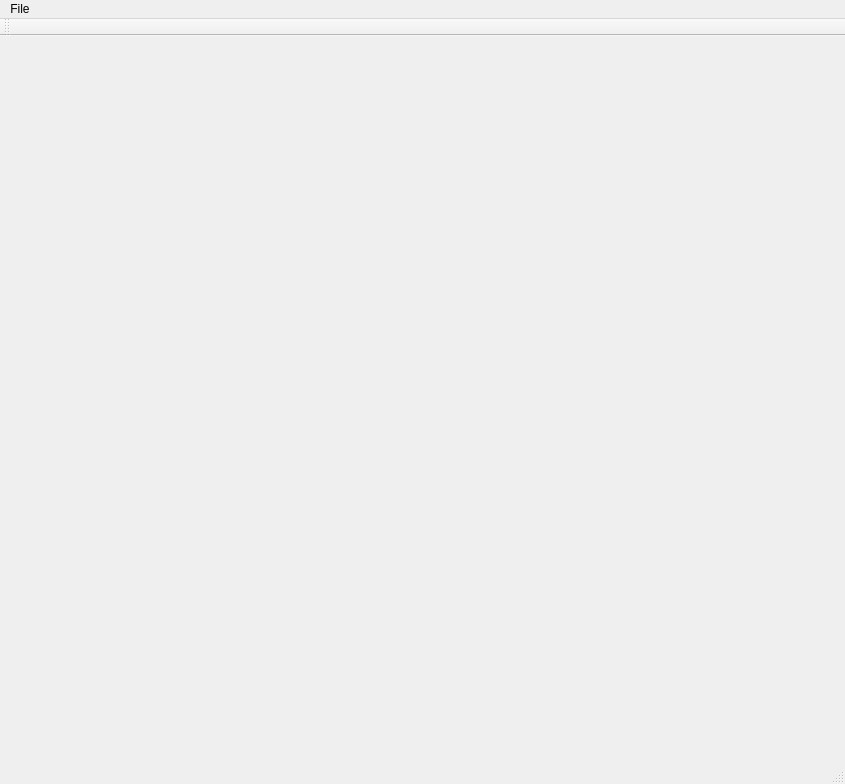
<?xml version="1.0" encoding="UTF-8"?>
<ui version="4.0">
 <class>PriorityViewerWidget</class>
 <widget class="QMainWindow" name="PriorityViewerWidget">
  <property name="geometry">
   <rect>
    <x>0</x>
    <y>0</y>
    <width>845</width>
    <height>784</height>
   </rect>
  </property>
  <property name="sizePolicy">
   <sizepolicy hsizetype="Expanding" vsizetype="Expanding">
    <horstretch>0</horstretch>
    <verstretch>0</verstretch>
   </sizepolicy>
  </property>
  <property name="windowTitle">
   <string>Priority Viewer</string>
  </property>
  <widget class="QWidget" name="centralwidget">
   <property name="sizePolicy">
    <sizepolicy hsizetype="Expanding" vsizetype="Expanding">
     <horstretch>0</horstretch>
     <verstretch>0</verstretch>
    </sizepolicy>
   </property>
   <layout class="QGridLayout" name="gridLayout">
    <item row="0" column="0">
     <layout class="QHBoxLayout" name="horizontalLayout" stretch="0">
      <item>
       <widget class="QVTKWidget" name="qvtkWidget"/>
      </item>
     </layout>
    </item>
   </layout>
  </widget>
  <widget class="QMenuBar" name="menubar">
   <property name="geometry">
    <rect>
     <x>0</x>
     <y>0</y>
     <width>845</width>
     <height>28</height>
    </rect>
   </property>
   <widget class="QMenu" name="menuLeft_Pane">
    <property name="title">
     <string>File</string>
    </property>
    <addaction name="actionOpen"/>
    <addaction name="actionFlipImageVertically"/>
    <addaction name="actionFlipImageHorizontally"/>
    <addaction name="actionQuit"/>
   </widget>
   <addaction name="menuLeft_Pane"/>
  </widget>
  <widget class="QStatusBar" name="statusbar"/>
  <widget class="QToolBar" name="toolBar">
   <property name="windowTitle">
    <string>toolBar</string>
   </property>
   <attribute name="toolBarArea">
    <enum>TopToolBarArea</enum>
   </attribute>
   <attribute name="toolBarBreak">
    <bool>false</bool>
   </attribute>
  </widget>
  <action name="actionOpen">
   <property name="text">
    <string>Open</string>
   </property>
  </action>
  <action name="actionSavePointsLeft">
   <property name="text">
    <string>Save Points</string>
   </property>
  </action>
  <action name="actionSavePointsRight">
   <property name="text">
    <string>Save Points</string>
   </property>
  </action>
  <action name="actionOpenImageRight">
   <property name="text">
    <string>Open Image</string>
   </property>
  </action>
  <action name="actionLoadPointsLeft">
   <property name="text">
    <string>Load Points</string>
   </property>
  </action>
  <action name="actionLoadPointsRight">
   <property name="text">
    <string>Load Points</string>
   </property>
  </action>
  <action name="actionHelp">
   <property name="text">
    <string>Help</string>
   </property>
  </action>
  <action name="actionQuit">
   <property name="text">
    <string>Quit</string>
   </property>
  </action>
  <action name="actionOpenPointCloudLeft">
   <property name="text">
    <string>Open PointCloud</string>
   </property>
  </action>
  <action name="actionOpenPointCloudRight">
   <property name="text">
    <string>Open PointCloud</string>
   </property>
  </action>
  <action name="actionFlipImageVertically">
   <property name="text">
    <string>Flip Image Vertically</string>
   </property>
  </action>
  <action name="actionFlipRightImage">
   <property name="text">
    <string>Flip Right Image</string>
   </property>
  </action>
  <action name="actionSaveResult">
   <property name="text">
    <string>Save Result</string>
   </property>
  </action>
  <action name="actionOpenMask">
   <property name="text">
    <string>Open Mask</string>
   </property>
  </action>
  <action name="actionOpenMaskInverted">
   <property name="text">
    <string>Open Mask Inverted</string>
   </property>
  </action>
  <action name="actionFlipImageHorizontally">
   <property name="text">
    <string>Flip Image Horizontally</string>
   </property>
  </action>
 </widget>
 <customwidgets>
  <customwidget>
   <class>QVTKWidget</class>
   <extends>QWidget</extends>
   <header>QVTKWidget.h</header>
  </customwidget>
 </customwidgets>
 <resources/>
 <connections/>
</ui>
